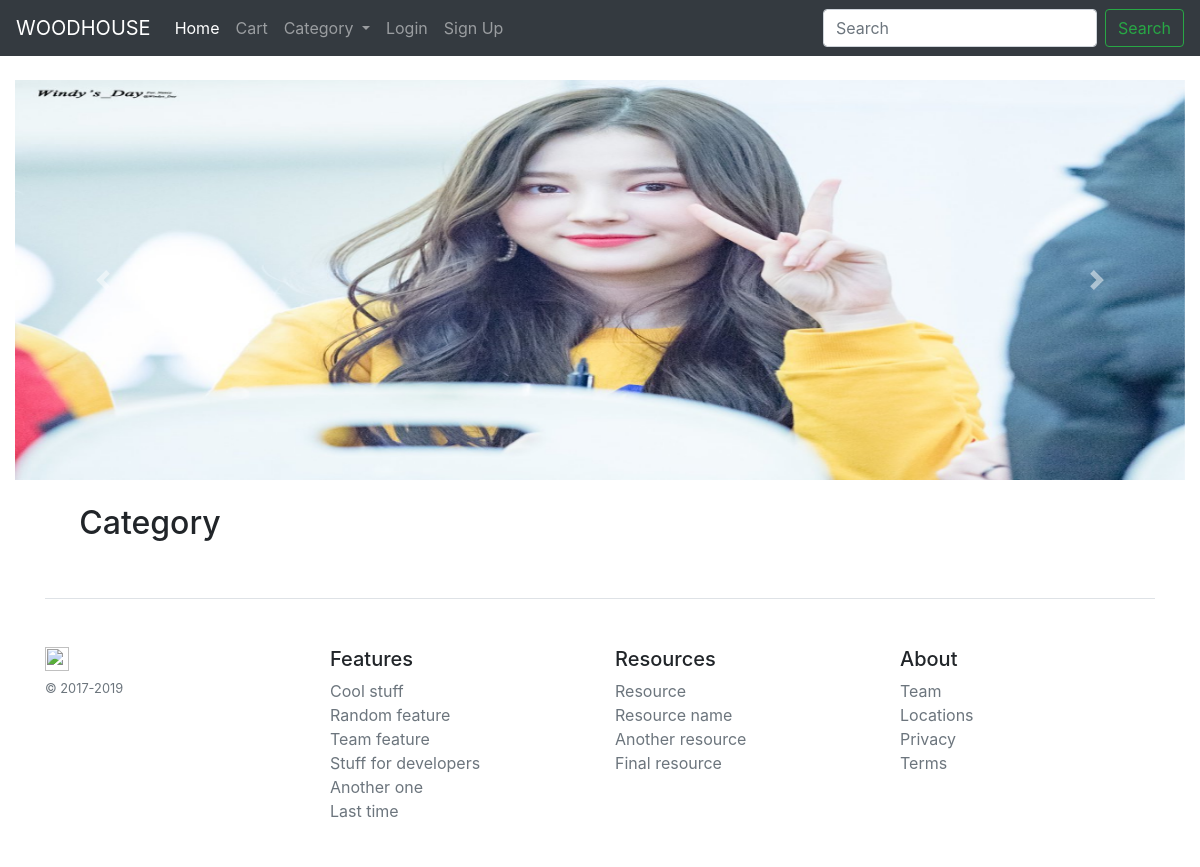
The app's page /, older data.
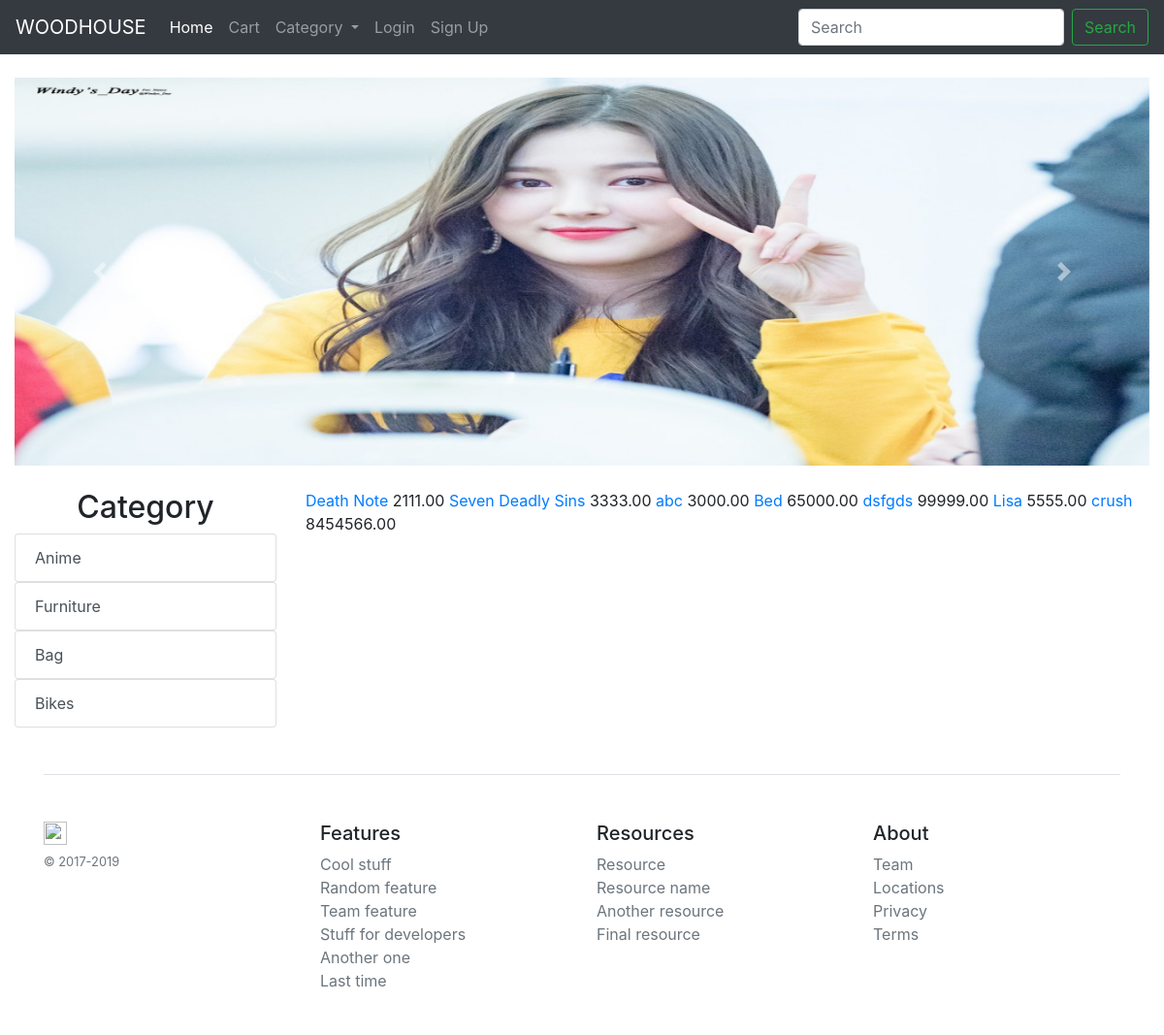
The same page, newer data.
### woodapp/models.py (models this page shows, shortened)
class ProductCategory(models.Model):
    title = models.CharField(max_length=200)
    slug = models.SlugField(null=True, blank=True, unique=True)
    root = models.ForeignKey(
        'self', on_delete=models.SET_NULL, null=True, blank=True)

class Product(models.Model):
    title = models.CharField(max_length=200)
    category = models.ForeignKey(
        ProductCategory, on_delete=models.CASCADE, related_name='products')
    product_id = models.CharField(max_length=200, unique=True)
    mrp = models.DecimalField(max_digits=10, decimal_places=2)
    image = models.ImageField(upload_to="product")

### woodapp/views.py (the view)
# urls.py: path('', HomeView.as_view(), name='home'),
class HomeView(TemplateView):
    template_name = 'home.html'
    def get_context_data(self, **kwargs):
        context = super().get_context_data(**kwargs)
        context['productlist'] = Product.objects.order_by('?')
        context['maincategories'] = ProductCategory.objects.filter(root=None)
        return context

### templates/home.html (shortened to what this page needs)
{% extends 'base.html' %}
{% load static %}
{% block content %}
	<div class="container-fluid my-4">
	<div id="carouselExampleControls" class="carousel slide" data-ride="carousel">
  <div class="carousel-inner">
    <div class="carousel-item active">
      <img src="{% static 'img/nancy.jpg' %}" class="d-block w-100" class="img-fluid" width="400px" height="400px" alt="...">
    </div>
  </div>
  <a class="carousel-control-prev" href="#carouselExampleControls" role="button" data-slide="prev">
    <span class="carousel-control-prev-icon" aria-hidden="true"></span>
  </a>
  <a class="carousel-control-next" href="#carouselExampleControls" role="button" data-slide="next">
    <span class="carousel-control-next-icon" aria-hidden="true"></span>
  </a>
</div>
</div>
	<div class="container-fluid my-4">
	<div class= "row" class="col mx-md-5">
	<div class="col-3" class="col px-md-5">
		<h2 class="text-center">Category</h2>
	{% for category in maincategories %}
		<div class="list-group">
			<a href="{% url 'woodapp:categorydetail' category.id %}" class="list-group-item list-group-item-action">{{category.title}}</a>
		</div>
	{% endfor %}
	</div>
	<div class="col-9" class="col px-md-5">
		{% for category in maincategories %}
		{% for product in category.products.all %}
			<a href="{% url 'woodapp:productdetail' product.id %}">{{product.title}}</a>
			{{product.mrp}}
		{% endfor %}
		{% endfor %}
	</div>
</div>
</div>
{% endblock %}

### templates/base.html (shortened to what this page needs)
{% load static %}
<!doctype html>
<html lang="en">
  <head>
    <link rel="stylesheet" href="https://stackpath.bootstrapcdn.com/bootstrap/4.4.1/css/bootstrap.min.css">
	<link rel="stylesheet" href="{% static 'css/1.css' %}">
  </head>
  <body>
  	<nav class="navbar navbar-expand-lg navbar-dark bg-dark">
  <a class="navbar-brand" href="{% url 'woodapp:home' %}">WOODHOUSE</a>
  <div class="collapse navbar-collapse" id="navbarSupportedContent">
    <ul class="navbar-nav mr-auto">
      <li class="nav-item active">
        <a class="nav-link" href="{% url 'woodapp:home' %}">Home <span class="sr-only">(current)</span></a>
      </li>
      <li class="nav-item">
        <a class="nav-link" href="{% url 'woodapp:cart' %}">Cart</a>
      </li>
      <li class="nav-item dropdown">
        <a class="nav-link dropdown-toggle" href="{% url 'woodapp:category' %}" id="navbarDropdown" role="button" data-toggle="dropdown" aria-haspopup="true" aria-expanded="false">
          Category
        </a>
      </li>
      {% if request.user.is_authenticated %}
      				<li class="nav-item">
        	<a class="nav-link">Logged in as: {{ request.user.username }}</a>
      	<li class="nav-item">
        	<a class="nav-link" href="{% url 'woodapp:logout' %}">Logout</a>
      	</li>
      {% else %}
      	<li class="nav-item">
        	<a class="nav-link" href="{% url 'woodapp:login' %}">Login</a>
      	</li>
      	<li class="nav-item">
        	<a class="nav-link" href="{% url 'woodapp:signup' %}">Sign Up</a>
      	</li>
      	{% endif %}
    </ul>
    <form class="form-inline my-2 my-lg-0" action="{% url 'woodapp:search_results' %}" method="get">
      <input class="form-control mr-sm-2" name="search" type="text" placeholder="Search" aria-label="Search">
      <button class="btn btn-outline-success my-2 my-sm-0" type="submit">Search</button>
    </form>
  </div>
</nav>
  	{% block content %}
	{% endblock %}
   <div class="container my-4">
<footer class="pt-4 my-md-5 pt-md-5 border-top">
    <div class="row">
      <div class="col-12 col-md">
        <img class="mb-2" src="/docs/4.4/assets/brand/bootstrap-solid.svg" alt="" width="24" height="24">
        <small class="d-block mb-3 text-muted">&copy; 2017-2019</small>
      </div>
      <div class="col-6 col-md">
        <h5>Features</h5>
        <ul class="list-unstyled text-small">
          <li><a class="text-muted" href="#">Cool stuff</a></li>
          <li><a class="text-muted" href="#">Random feature</a></li>
          <li><a class="text-muted" href="#">Team feature</a></li>
          <li><a class="text-muted" href="#">Stuff for developers</a></li>
          <li><a class="text-muted" href="#">Another one</a></li>
          <li><a class="text-muted" href="#">Last time</a></li>
        </ul>
      </div>
      <div class="col-6 col-md">
        <h5>Resources</h5>
        <ul class="list-unstyled text-small">
          <li><a class="text-muted" href="#">Resource</a></li>
          <li><a class="text-muted" href="#">Resource name</a></li>
          <li><a class="text-muted" href="#">Another resource</a></li>
          <li><a class="text-muted" href="#">Final resource</a></li>
        </ul>
      </div>
      <div class="col-6 col-md">
        <h5>About</h5>
        <ul class="list-unstyled text-small">
          <li><a class="text-muted" href="#">Team</a></li>
          <li><a class="text-muted" href="#">Locations</a></li>
          <li><a class="text-muted" href="#">Privacy</a></li>
          <li><a class="text-muted" href="#">Terms</a></li>
        </ul>
      </div>
    </div>
  </footer>
  </body>
</html>

Row changes from the older to the newer data that the page shows:
added ProductCategory: title "Anime"
added ProductCategory: title "Furniture"
added ProductCategory: title "Bag"
added ProductCategory: title "Bikes"
added Product: title "Death Note", mrp "2111.00"
added Product: title "Seven Deadly Sins", mrp "3333.00"
added Product: title "abc", mrp "3000.00"
added Product: title "Bed", mrp "65000.00"
added Product: title "dsfgds", mrp "99999.00"
added Product: title "Lisa", mrp "5555.00"
added Product: title "crush", mrp "8454566.00"
